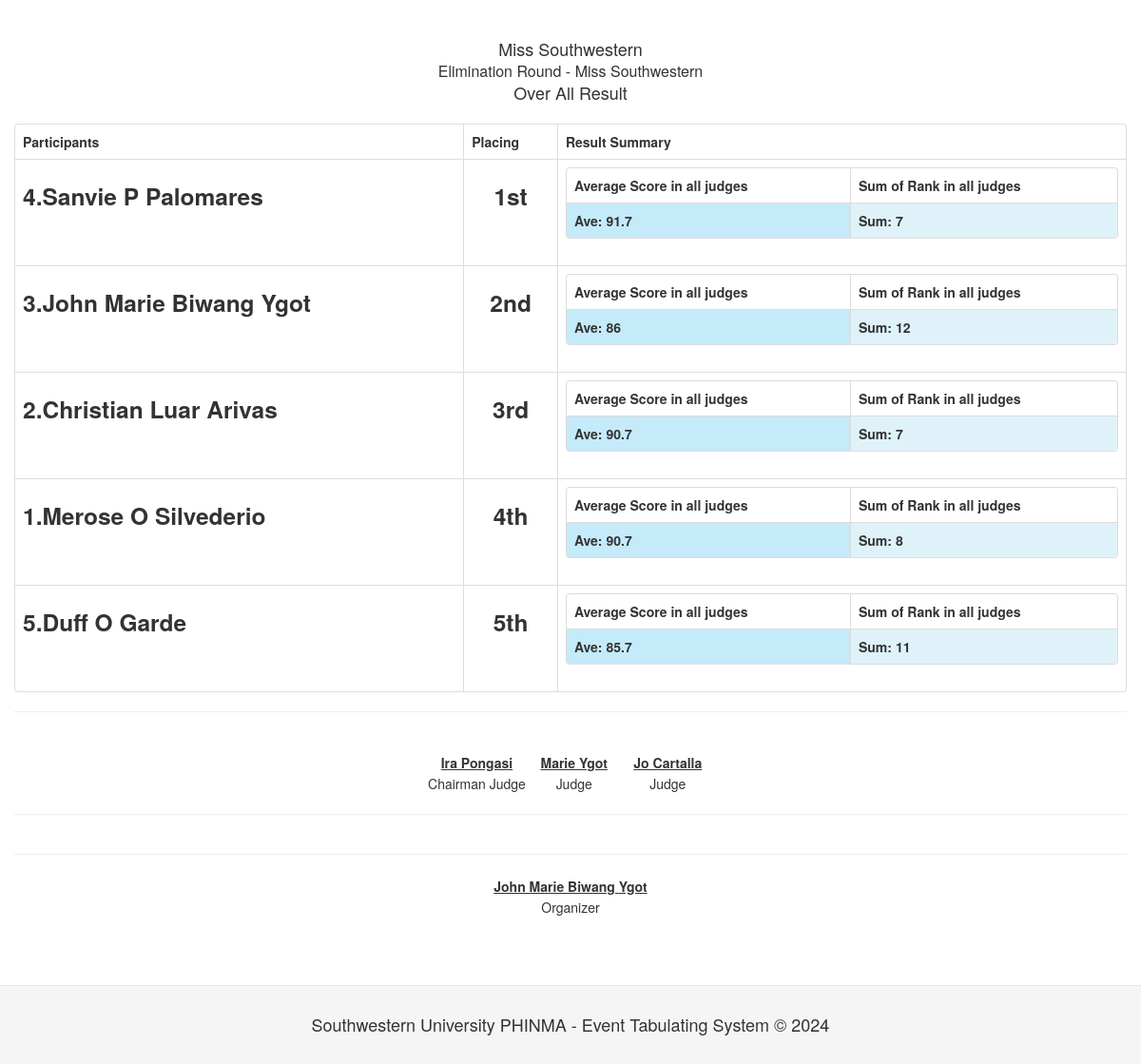
Screenshot of /result_sheet.php?event_id=17 (signed in) with the database file from the repository.
### tables this page shows
CREATE TABLE `main_event` (
  `mainevent_id` int(11) NOT NULL,
  `event_name` text NOT NULL,
  `status` text NOT NULL,
  `organizer_id` int(11) NOT NULL,
  `sy` varchar(9) NOT NULL,
  `sy2` int(50) NOT NULL,
  `date_start` text NOT NULL,
  `date_end` text NOT NULL,
  `place` text NOT NULL
);

CREATE TABLE `sub_event` (
  `subevent_id` int(11) NOT NULL,
  `mainevent_id` int(11) NOT NULL,
  `organizer_id` int(11) NOT NULL,
  `event_name` text NOT NULL,
  `status` text NOT NULL,
  `eventdate` text NOT NULL,
  `eventtime` text NOT NULL,
  `event_type` varchar(255) NOT NULL,
  `place` text NOT NULL,
  `event_banner` varchar(255) NOT NULL,
  `txtpoll_status` text NOT NULL,
  `view` varchar(15) NOT NULL,
  `txtpollview` varchar(15) NOT NULL
);

CREATE TABLE `contestants` (
  `contestant_id` int(11) NOT NULL,
  `lname` text NOT NULL,
  `fname` text NOT NULL,
  `mname` text NOT NULL,
  `department` text NOT NULL,
  `contact` varchar(255) NOT NULL,
  `image_url` text NOT NULL,
  `subevent_id` int(11) NOT NULL,
  `contestant_ctr` int(11) NOT NULL,
  `status` text NOT NULL,
  `txt_code` text NOT NULL,
  `rand_code` int(15) NOT NULL,
  `txtPollScore` int(11) NOT NULL
);

CREATE TABLE `sub_results` (
  `subresult_id` int(11) NOT NULL,
  `subevent_id` int(11) DEFAULT NULL,
  `mainevent_id` int(11) DEFAULT NULL,
  `contestant_id` int(11) NOT NULL,
  `judge_id` int(11) DEFAULT NULL,
  `total_score` decimal(11,1) NOT NULL,
  `deduction` int(11) DEFAULT NULL,
  `criteria_ctr1` decimal(11,1) DEFAULT NULL,
  `criteria_ctr2` decimal(11,1) DEFAULT NULL,
  `criteria_ctr3` decimal(11,1) DEFAULT NULL,
  `criteria_ctr4` decimal(11,1) DEFAULT NULL,
  `criteria_ctr5` decimal(11,1) DEFAULT NULL,
  `criteria_ctr6` decimal(11,1) DEFAULT NULL,
  `criteria_ctr7` decimal(11,1) DEFAULT NULL,
  `criteria_ctr8` decimal(11,1) DEFAULT NULL,
  `criteria_ctr9` decimal(11,1) DEFAULT NULL,
  `criteria_ctr10` decimal(11,1) DEFAULT NULL,
  `comments` longtext NOT NULL,
  `comments2` longtext NOT NULL,
  `rank` varchar(11) NOT NULL,
  `judge_rank_stat` varchar(15) DEFAULT NULL,
  `place_title` varchar(25) DEFAULT NULL
);

CREATE TABLE `judges` (
  `judge_id` int(11) NOT NULL,
  `subevent_id` int(11) NOT NULL,
  `judge_ctr` int(11) NOT NULL,
  `fullname` text NOT NULL,
  `code` varchar(6) NOT NULL,
  `jtype` varchar(25) NOT NULL
);

CREATE TABLE `organizer` (
  `organizer_id` int(11) NOT NULL,
  `fname` text NOT NULL,
  `mname` text NOT NULL,
  `lname` text NOT NULL,
  `username` text NOT NULL,
  `password` text NOT NULL,
  `email` varchar(50) NOT NULL,
  `pnum` varchar(15) NOT NULL,
  `access` varchar(25) NOT NULL,
  `org_id` varchar(12) NOT NULL,
  `status` varchar(12) NOT NULL,
  `company_name` varchar(55) NOT NULL,
  `company_address` varchar(55) NOT NULL,
  `company_logo` varchar(55) NOT NULL,
  `company_telephone` varchar(55) NOT NULL,
  `company_email` varchar(55) NOT NULL,
  `company_website` varchar(55) NOT NULL
);

### session.php (called while the page is built, shortened)
							</script><?php
$session_id=$_SESSION['id'];
?>

### result_sheet.php (the view, shortened to what this page needs)
<!DOCTYPE html>
<html lang="en">
<?php
   include('header2.php');
    include('session.php');
  $active_sub_event=$_GET['event_id'];
    ?>
  <body data-spy="scroll" data-target=".bs-docs-sidebar">
  <div class="container">
    <div class="row">
      <div class="span12">
           <?php
             $s_event_query = $conn->query("select * from sub_event where subevent_id='$active_sub_event'") or die(mysql_error());
		while ($s_event_row = $s_event_query->fetch())
        {
            $MEidxx=$s_event_row['mainevent_id'];
              $event_query = $conn->query("select * from main_event where mainevent_id='$MEidxx'") or die(mysql_error());
		while ($event_row = $event_query->fetch())
        {
            ?>
             <center>
             <table>
             <tr>
             <td align="center">
            <font size="4"><?php echo $event_row['event_name']; ?></font>
             </td>
              </tr>
              <tr>
             <td align="center">
            <font size="3"><?php echo $s_event_row['event_name']; ?></font>
             </td>
              </tr>
               <tr>
             <td align="center">
            <font size="4">Over All Result</font>
             </td>
              </tr>
             </table>
             </center>
          <br />
          <table class="table table-bordered">
        <thead>
     <th>Participants</th>
       <th>Placing</th>
        <th>Result Summary</th>
        </thead>
     <tbody>
     <?php
        $o_result_query = $conn->query("select distinct contestant_id from sub_results where mainevent_id='$MEidxx' and subevent_id='$active_sub_event' order by place_title ASC") or die(mysql_error());
while ($o_result_row = $o_result_query->fetch()) {
    $contestant_id=$o_result_row['contestant_id'];
         ?>
         <tr>
         <td><h3><?php
          $cname_query = $conn->query("select * from contestants where contestant_id='$contestant_id'") or die(mysql_error());
while ($cname_row = $cname_query->fetch())
{
        echo $cname_row['contestant_ctr'].".".$cname_row['fname']; echo "\n";
        echo $cname_row['mname']; echo "\n";
        echo $cname_row['lname'];
}
           ?>
           </h3></td>
     <td><center><h3>
<?php $placingzz_query = $conn->query("select * from sub_results where contestant_id='$contestant_id'") or die(mysql_error());
while ($placingzz_row = $placingzz_query->fetch())
{
   $place_title=$placingzz_row['place_title'];
}  ?>
<?php echo $place_title; ?></h3></center></td>
          <td>
 <table class="table table-bordered">
           <tr>
           <th>Average Score in all judges</th>
           <th>Sum of Rank in all judges</th>
           </tr>
         <?php
$divz=0;
$totx_score=0;
$rank_score=0;
$tot_score_query = $conn->query("select * from sub_results where contestant_id='$contestant_id'") or die(mysql_error());
while ($tot_score_row = $tot_score_query->fetch())
{
  $divz=$divz+1;
   $place_title=$tot_score_row['place_title'];
}
$tot_score_query = $conn->query("select judge_id,total_score, deduction, rank from sub_results where contestant_id='$contestant_id'") or die(mysql_error());
while ($tot_score_row = $tot_score_query->fetch())
{
     $totx_score=$totx_score+$tot_score_row['total_score'];
     $rank_score=$rank_score+$tot_score_row['rank'];
     $totx_deduct=$tot_score_row['deduction'];
    ?>
<?php } ?>
 <tr>
   <td bgcolor="#C5EAF9"><b>Ave: <?php echo round(($totx_score-$totx_deduct)/$divz,1) ?></b></td>
      <td bgcolor="#DFF2FA"><b>Sum: <?php  echo $rank_score; ?></b></td>
   </tr>
 </table>
          </td>
         </tr>
        <?php } ?>
     </tbody>
          </table>
            <hr />
            <br />
             <table align="center">
              <tr>
            <?php
            $jjn_result_query = $conn->query("select distinct judge_id from sub_results where mainevent_id='$MEidxx' and subevent_id='$active_sub_event' order by judge_id ASC") or die(mysql_error());
while ($jjn_result_row = $jjn_result_query->fetch()) {
      $jx_id=$jjn_result_row['judge_id'];
    $jname_query = $conn->query("select * from judges where judge_id='$jx_id'") or die(mysql_error());
$jname_row = $jname_query->fetch();
    ?>
            <td>
            <table>
            <tr><td align="center">&nbsp;&nbsp;&nbsp;<u><strong><?php echo $jname_row['fullname'];?></strong></u>&nbsp;&nbsp;&nbsp;</td></tr>
              <?php if($jname_row['jtype']=="Chairman"){ ?>
                <tr>
             <td align="center">
            Chairman Judge
             </td>
              </tr>
              <?php }else{?>
               <tr>
             <td align="center">
            Judge
             </td>
              </tr>
              <?php } ?>
            </table>
            </td>
<?php } ?>
</tr>
   </table>
<hr />
<hr />
 <table align="center">
              <tr>
          <?php
            $jjn_result_query = $conn->query("select * from organizer where organizer_id='$session_id'") or die(mysql_error());
while ($jjn_result_row = $jjn_result_query->fetch()) {
    ?>
            <td>
            <table>
            <tr><td align="center">&nbsp;&nbsp;&nbsp;<u><strong><?php echo $jjn_result_row['fname']." ".$jjn_result_row['mname']." ".$jjn_result_row['lname'];?></strong></u>&nbsp;&nbsp;&nbsp;</td></tr>
             <tr><td align="center">Organizer</td></tr>
            </table>
            </td>
<?php } ?>
</tr>
</table>
<?php }  } ?>
    </div>
  </div>
</div>
   <?php include('footer.php'); ?>
  </body>
</html>

### assets/css/docs1.css (style rules this page uses)
body { position: relative; padding-top: 40px; }

### yearpicker.css (style rules this page uses)
:root { --background-color: #fff; --border-color: #ccc; --text-color: #555; --selected-text-color: rgb(56, 241, 164); --hover-background-color: #eee; }

### rows the page displays
sub_event: event_name "Elimination Round - Miss Southwestern"
main_event: event_name "Miss Southwestern", sub_results.place_title "1st", divz "91.7", rank_score "7", sub_results.place_title "2nd", divz "86", rank_score "12", sub_results.place_title "3rd", divz "90.7", sub_results.place_title "4th", rank_score "8", sub_results.place_title "5th", divz "85.7", rank_score "11", judges.fullname "Ira Pongasi", judges.fullname "Marie Ygot", judges.fullname "Jo Cartalla"
contestants: contestant_ctr "4", fname "Sanvie", mname "P", lname "Palomares"
contestants: contestant_ctr "3", fname "John Marie", mname "Biwang", lname "Ygot"
contestants: contestant_ctr "2", fname "Christian", mname "Luar", lname "Arivas"
contestants: contestant_ctr "1", fname "Merose", mname "O", lname "Silvederio"
contestants: contestant_ctr "5", fname "Duff", mname "O", lname "Garde"
organizer: fname "John Marie", mname "Biwang", lname "Ygot"
